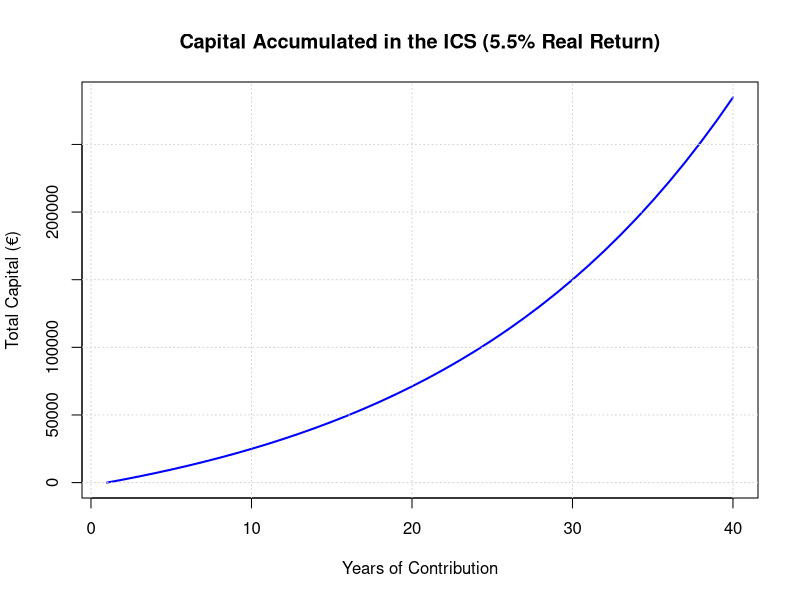

Write R code to recreate this figure.
# 01_capital_accumulation.R
# -----------------------------------------
# Simulates capital accumulation in the ICS over 40 years
# Author: Luis Morandé
# Date: 2025-05
#
# Parameters: annual contribution rate, salary, real return rate
# Output: vector of accumulated capital per year

# Parameters
salary <- 30000                     # Annual salary in EUR
contribution_rate <- 0.07          # 7% contribution
return_rate <- 0.055               # 5.5% real return
years <- 40

annual_contribution <- salary * contribution_rate
capital <- numeric(years)

# Simulation loop
for (i in 2:years) {
  capital[i] <- (capital[i - 1] + annual_contribution) * (1 + return_rate)
}

# Plot
plot(1:years, capital, type = "l", lwd = 2, col = "blue",
     main = "Capital Accumulated in the ICS (5.5% Real Return)",
     xlab = "Years of Contribution", ylab = "Total Capital (€)")
grid()
